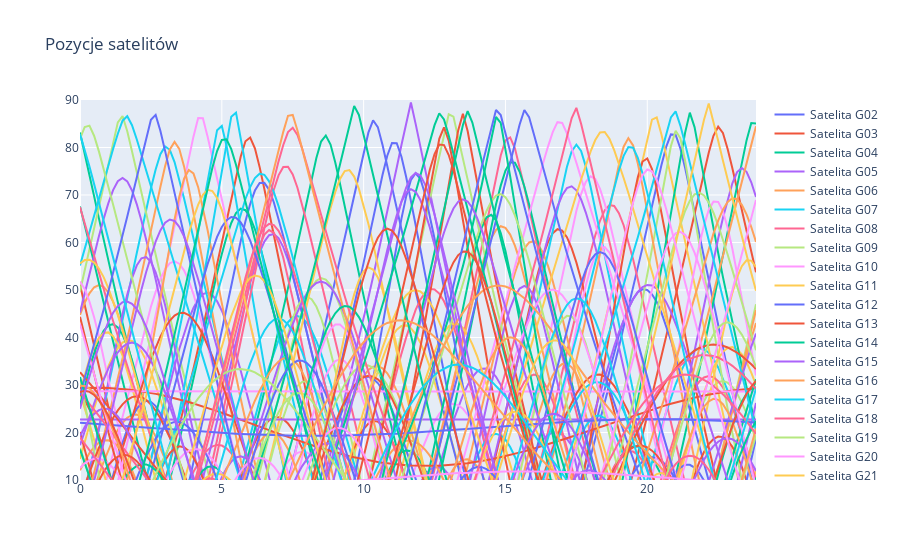

The code cell stored with this chart in its notebook:
### Code cell
#wykres elewacji satelitów

fig = go.Figure()
for sat in df['satelita'].unique():
    sat_data = df[df['satelita'] == sat]
    fig.add_trace(go.Scatter(
        x=sat_data['czas'],
        y=sat_data['elewacja'],
        mode='lines',
        name=f'Satelita {sat}'
    ))

fig.update_layout(
    scene=dict(
        xaxis=dict(title='czas', range=[0, 24]),
        yaxis=dict(title='elewacja'),
    ),
    title='Pozycje satelitów',
    showlegend=True,
    yaxis_range=[maska, 90]
)

fig.show()

### Figure 1 — Plotly figure (JSON) as saved in the notebook; plotly's stock layout.template omitted (floating-point values rounded to 4 significant figures; data arrays with more than 128 entries replaced by an {"elided": "..."} marker saying what was removed)
{"data": [{"mode": "lines", "name": "Satelita G02", "type": "scatter", "x": {"elided": "144 float values"}, "y": {"elided": "144 float values"}}, {"mode": "lines", "name": "Satelita G03", "type": "scatter", "x": {"elided": "144 float values"}, "y": {"elided": "144 float values"}}, {"mode": "lines", "name": "Satelita G04", "type": "scatter", "x": {"elided": "144 float values"}, "y": {"elided": "144 float values"}}, {"mode": "lines", "name": "Satelita G05", "type": "scatter", "x": {"elided": "144 float values"}, "y": {"elided": "144 float values"}}, {"mode": "lines", "name": "Satelita G06", "type": "scatter", "x": {"elided": "144 float values"}, "y": {"elided": "144 float values"}}, {"mode": "lines", "name": "Satelita G07", "type": "scatter", "x": {"elided": "144 float values"}, "y": {"elided": "144 float values"}}, {"mode": "lines", "name": "Satelita G08", "type": "scatter", "x": {"elided": "144 float values"}, "y": {"elided": "144 float values"}}, {"mode": "lines", "name": "Satelita G09", "type": "scatter", "x": {"elided": "144 float values"}, "y": {"elided": "144 float values"}}, {"mode": "lines", "name": "Satelita G10", "type": "scatter", "x": {"elided": "144 float values"}, "y": {"elided": "144 float values"}}, {"mode": "lines", "name": "Satelita G11", "type": "scatter", "x": {"elided": "144 float values"}, "y": {"elided": "144 float values"}}, {"mode": "lines", "name": "Satelita G12", "type": "scatter", "x": {"elided": "144 float values"}, "y": {"elided": "144 float values"}}, {"mode": "lines", "name": "Satelita G13", "type": "scatter", "x": {"elided": "144 float values"}, "y": {"elided": "144 float values"}}, {"mode": "lines", "name": "Satelita G14", "type": "scatter", "x": {"elided": "144 float values"}, "y": {"elided": "144 float values"}}, {"mode": "lines", "name": "Satelita G15", "type": "scatter", "x": {"elided": "144 float values"}, "y": {"elided": "144 float values"}}, {"mode": "lines", "name": "Satelita G16", "type": "scatter", "x": {"elided": "144 float values"}, "y": {"elided": "144 float values"}}, {"mode": "lines", "name": "Satelita G17", "type": "scatter", "x": {"elided": "144 float values"}, "y": {"elided": "144 float values"}}, {"mode": "lines", "name": "Satelita G18", "type": "scatter", "x": {"elided": "144 float values"}, "y": {"elided": "144 float values"}}, {"mode": "lines", "name": "Satelita G19", "type": "scatter", "x": {"elided": "144 float values"}, "y": {"elided": "144 float values"}}, {"mode": "lines", "name": "Satelita G20", "type": "scatter", "x": {"elided": "144 float values"}, "y": {"elided": "144 float values"}}, {"mode": "lines", "name": "Satelita G21", "type": "scatter", "x": {"elided": "144 float values"}, "y": {"elided": "144 float values"}}, {"mode": "lines", "name": "Satelita G22", "type": "scatter", "x": {"elided": "144 float values"}, "y": {"elided": "144 float values"}}, {"mode": "lines", "name": "Satelita G23", "type": "scatter", "x": {"elided": "144 float values"}, "y": {"elided": "144 float values"}}, {"mode": "lines", "name": "Satelita G24", "type": "scatter", "x": {"elided": "144 float values"}, "y": {"elided": "144 float values"}}, {"mode": "lines", "name": "Satelita G25", "type": "scatter", "x": {"elided": "144 float values"}, "y": {"elided": "144 float values"}}, {"mode": "lines", "name": "Satelita G26", "type": "scatter", "x": {"elided": "144 float values"}, "y": {"elided": "144 float values"}}, {"mode": "lines", "name": "Satelita G27", "type": "scatter", "x": {"elided": "144 float values"}, "y": {"elided": "144 float values"}}, {"mode": "lines", "name": "Satelita G28", "type": "scatter", "x": {"elided": "144 float values"}, "y": {"elided": "144 float values"}}, {"mode": "lines", "name": "Satelita G29", "type": "scatter", "x": {"elided": "144 float values"}, "y": {"elided": "144 float values"}}, {"mode": "lines", "name": "Satelita G30", "type": "scatter", "x": {"elided": "144 float values"}, "y": {"elided": "144 float values"}}, {"mode": "lines", "name": "Satelita G31", "type": "scatter", "x": {"elided": "144 float values"}, "y": {"elided": "144 float values"}}, {"mode": "lines", "name": "Satelita G32", "type": "scatter", "x": {"elided": "144 float values"}, "y": {"elided": "144 float values"}}, {"mode": "lines", "name": "Satelita R01", "type": "scatter", "x": {"elided": "144 float values"}, "y": {"elided": "144 float values"}}, {"mode": "lines", "name": "Satelita R02", "type": "scatter", "x": {"elided": "144 float values"}, "y": {"elided": "144 float values"}}, {"mode": "lines", "name": "Satelita R03", "type": "scatter", "x": {"elided": "144 float values"}, "y": {"elided": "144 float values"}}, {"mode": "lines", "name": "Satelita R04", "type": "scatter", "x": {"elided": "144 float values"}, "y": {"elided": "144 float values"}}, {"mode": "lines", "name": "Satelita R05", "type": "scatter", "x": {"elided": "144 float values"}, "y": {"elided": "144 float values"}}, {"mode": "lines", "name": "Satelita R06", "type": "scatter", "x": {"elided": "144 float values"}, "y": {"elided": "144 float values"}}, {"mode": "lines", "name": "Satelita R07", "type": "scatter", "x": {"elided": "144 float values"}, "y": {"elided": "144 float values"}}, {"mode": "lines", "name": "Satelita R08", "type": "scatter", "x": {"elided": "144 float values"}, "y": {"elided": "144 float values"}}, {"mode": "lines", "name": "Satelita R09", "type": "scatter", "x": {"elided": "144 float values"}, "y": {"elided": "144 float values"}}, {"mode": "lines", "name": "Satelita R10", "type": "scatter", "x": {"elided": "144 float values"}, "y": {"elided": "144 float values"}}, {"mode": "lines", "name": "Satelita R11", "type": "scatter", "x": {"elided": "144 float values"}, "y": {"elided": "144 float values"}}, {"mode": "lines", "name": "Satelita R12", "type": "scatter", "x": {"elided": "144 float values"}, "y": {"elided": "144 float values"}}, {"mode": "lines", "name": "Satelita R13", "type": "scatter", "x": {"elided": "144 float values"}, "y": {"elided": "144 float values"}}, {"mode": "lines", "name": "Satelita R14", "type": "scatter", "x": {"elided": "144 float values"}, "y": {"elided": "144 float values"}}, {"mode": "lines", "name": "Satelita R15", "type": "scatter", "x": {"elided": "144 float values"}, "y": {"elided": "144 float values"}}, {"mode": "lines", "name": "Satelita R16", "type": "scatter", "x": {"elided": "144 float values"}, "y": {"elided": "144 float values"}}, {"mode": "lines", "name": "Satelita R17", "type": "scatter", "x": {"elided": "144 float values"}, "y": {"elided": "144 float values"}}, {"mode": "lines", "name": "Satelita R18", "type": "scatter", "x": {"elided": "144 float values"}, "y": {"elided": "144 float values"}}, {"mode": "lines", "name": "Satelita R19", "type": "scatter", "x": {"elided": "144 float values"}, "y": {"elided": "144 float values"}}, {"mode": "lines", "name": "Satelita R20", "type": "scatter", "x": {"elided": "144 float values"}, "y": {"elided": "144 float values"}}, {"mode": "lines", "name": "Satelita R21", "type": "scatter", "x": {"elided": "144 float values"}, "y": {"elided": "144 float values"}}, {"mode": "lines", "name": "Satelita R22", "type": "scatter", "x": {"elided": "144 float values"}, "y": {"elided": "144 float values"}}, {"mode": "lines", "name": "Satelita R23", "type": "scatter", "x": {"elided": "144 float values"}, "y": {"elided": "144 float values"}}, {"mode": "lines", "name": "Satelita R24", "type": "scatter", "x": {"elided": "144 float values"}, "y": {"elided": "144 float values"}}, {"mode": "lines", "name": "Satelita Q02", "type": "scatter", "x": {"elided": "144 float values"}, "y": {"elided": "144 float values"}}, {"mode": "lines", "name": "Satelita Q03", "type": "scatter", "x": {"elided": "144 float values"}, "y": {"elided": "144 float values"}}, {"mode": "lines", "name": "Satelita Q04", "type": "scatter", "x": {"elided": "144 float values"}, "y": {"elided": "144 float values"}}, {"mode": "lines", "name": "Satelita Q07", "type": "scatter", "x": {"elided": "144 float values"}, "y": {"elided": "144 float values"}}, {"mode": "lines", "name": "Satelita S120", "type": "scatter", "x": {"elided": "144 float values"}, "y": {"elided": "144 float values"}}, {"mode": "lines", "name": "Satelita S124", "type": "scatter", "x": {"elided": "144 float values"}, "y": {"elided": "144 float values"}}, {"mode": "lines", "name": "Satelita S125", "type": "scatter", "x": {"elided": "144 float values"}, "y": {"elided": "144 float values"}}, {"mode": "lines", "name": "Satelita S126", "type": "scatter", "x": {"elided": "144 float values"}, "y": {"elided": "144 float values"}}, {"mode": "lines", "name": "Satelita S127", "type": "scatter", "x": {"elided": "144 float values"}, "y": {"elided": "144 float values"}}, {"mode": "lines", "name": "Satelita S128", "type": "scatter", "x": {"elided": "144 float values"}, "y": {"elided": "144 float values"}}, {"mode": "lines", "name": "Satelita S129", "type": "scatter", "x": {"elided": "144 float values"}, "y": {"elided": "144 float values"}}, {"mode": "lines", "name": "Satelita S133", "type": "scatter", "x": {"elided": "144 float values"}, "y": {"elided": "144 float values"}}, {"mode": "lines", "name": "Satelita S135", "type": "scatter", "x": {"elided": "144 float values"}, "y": {"elided": "144 float values"}}, {"mode": "lines", "name": "Satelita S136", "type": "scatter", "x": {"elided": "144 float values"}, "y": {"elided": "144 float values"}}, {"mode": "lines", "name": "Satelita S137", "type": "scatter", "x": {"elided": "144 float values"}, "y": {"elided": "144 float values"}}, {"mode": "lines", "name": "Satelita S138", "type": "scatter", "x": {"elided": "144 float values"}, "y": {"elided": "144 float values"}}, {"mode": "lines", "name": "Satelita E02", "type": "scatter", "x": {"elided": "144 float values"}, "y": {"elided": "144 float values"}}, {"mode": "lines", "name": "Satelita E03", "type": "scatter", "x": {"elided": "144 float values"}, "y": {"elided": "144 float values"}}, {"mode": "lines", "name": "Satelita E04", "type": "scatter", "x": {"elided": "144 float values"}, "y": {"elided": "144 float values"}}, {"mode": "lines", "name": "Satelita E05", "type": "scatter", "x": {"elided": "144 float values"}, "y": {"elided": "144 float values"}}, {"mode": "lines", "name": "Satelita E07", "type": "scatter", "x": {"elided": "144 float values"}, "y": {"elided": "144 float values"}}, {"mode": "lines", "name": "Satelita E08", "type": "scatter", "x": {"elided": "144 float values"}, "y": {"elided": "144 float values"}}, {"mode": "lines", "name": "Satelita E09", "type": "scatter", "x": {"elided": "144 float values"}, "y": {"elided": "144 float values"}}, {"mode": "lines", "name": "Satelita E10", "type": "scatter", "x": {"elided": "144 float values"}, "y": {"elided": "144 float values"}}, {"mode": "lines", "name": "Satelita E11", "type": "scatter", "x": {"elided": "144 float values"}, "y": {"elided": "144 float values"}}, {"mode": "lines", "name": "Satelita E12", "type": "scatter", "x": {"elided": "144 float values"}, "y": {"elided": "144 float values"}}, {"mode": "lines", "name": "Satelita E13", "type": "scatter", "x": {"elided": "144 float values"}, "y": {"elided": "144 float values"}}, {"mode": "lines", "name": "Satelita E14", "type": "scatter", "x": {"elided": "144 float values"}, "y": {"elided": "144 float values"}}, {"mode": "lines", "name": "Satelita E15", "type": "scatter", "x": {"elided": "144 float values"}, "y": {"elided": "144 float values"}}, {"mode": "lines", "name": "Satelita E18", "type": "scatter", "x": {"elided": "144 float values"}, "y": {"elided": "144 float values"}}, {"mode": "lines", "name": "Satelita E19", "type": "scatter", "x": {"elided": "144 float values"}, "y": {"elided": "144 float values"}}, {"mode": "lines", "name": "Satelita E21", "type": "scatter", "x": {"elided": "144 float values"}, "y": {"elided": "144 float values"}}, {"mode": "lines", "name": "Satelita E24", "type": "scatter", "x": {"elided": "144 float values"}, "y": {"elided": "144 float values"}}, {"mode": "lines", "name": "Satelita E25", "type": "scatter", "x": {"elided": "144 float values"}, "y": {"elided": "144 float values"}}, {"mode": "lines", "name": "Satelita E26", "type": "scatter", "x": {"elided": "144 float values"}, "y": {"elided": "144 float values"}}, {"mode": "lines", "name": "Satelita E27", "type": "scatter", "x": {"elided": "144 float values"}, "y": {"elided": "144 float values"}}, {"mode": "lines", "name": "Satelita E30", "type": "scatter", "x": {"elided": "144 float values"}, "y": {"elided": "144 float values"}}, {"mode": "lines", "name": "Satelita E31", "type": "scatter", "x": {"elided": "144 float values"}, "y": {"elided": "144 float values"}}, {"mode": "lines", "name": "Satelita E33", "type": "scatter", "x": {"elided": "144 float values"}, "y": {"elided": "144 float values"}}, {"mode": "lines", "name": "Satelita E34", "type": "scatter", "x": {"elided": "144 float values"}, "y": {"elided": "144 float values"}}, {"mode": "lines", "name": "Satelita E36", "type": "scatter", "x": {"elided": "144 float values"}, "y": {"elided": "144 float values"}}, {"mode": "lines", "name": "Satelita C01", "type": "scatter", "x": {"elided": "144 float values"}, "y": {"elided": "144 float values"}}, {"mode": "lines", "name": "Satelita C02", "type": "scatter", "x": {"elided": "144 float values"}, "y": {"elided": "144 float values"}}, {"mode": "lines", "name": "Satelita C03", "type": "scatter", "x": {"elided": "144 float values"}, "y": {"elided": "144 float values"}}, {"mode": "lines", "name": "Satelita C04", "type": "scatter", "x": {"elided": "144 float values"}, "y": {"elided": "144 float values"}}, {"mode": "lines", "name": "Satelita C05", "type": "scatter", "x": {"elided": "144 float values"}, "y": {"elided": "144 float values"}}, {"mode": "lines", "name": "Satelita C06", "type": "scatter", "x": {"elided": "144 float values"}, "y": {"elided": "144 float values"}}, {"mode": "lines", "name": "Satelita C11", "type": "scatter", "x": {"elided": "144 float values"}, "y": {"elided": "144 float values"}}, {"mode": "lines", "name": "Satelita C12", "type": "scatter", "x": {"elided": "144 float values"}, "y": {"elided": "144 float values"}}, {"mode": "lines", "name": "Satelita C13", "type": "scatter", "x": {"elided": "144 float values"}, "y": {"elided": "144 float values"}}, {"mode": "lines", "name": "Satelita C14", "type": "scatter", "x": {"elided": "144 float values"}, "y": {"elided": "144 float values"}}, {"mode": "lines", "name": "Satelita C16", "type": "scatter", "x": {"elided": "144 float values"}, "y": {"elided": "144 float values"}}, {"mode": "lines", "name": "Satelita C19", "type": "scatter", "x": {"elided": "144 float values"}, "y": {"elided": "144 float values"}}, {"mode": "lines", "name": "Satelita C20", "type": "scatter", "x": {"elided": "144 float values"}, "y": {"elided": "144 float values"}}, {"mode": "lines", "name": "Satelita C21", "type": "scatter", "x": {"elided": "144 float values"}, "y": {"elided": "144 float values"}}, {"mode": "lines", "name": "Satelita C22", "type": "scatter", "x": {"elided": "144 float values"}, "y": {"elided": "144 float values"}}, {"mode": "lines", "name": "Satelita C23", "type": "scatter", "x": {"elided": "144 float values"}, "y": {"elided": "144 float values"}}, {"mode": "lines", "name": "Satelita C24", "type": "scatter", "x": {"elided": "144 float values"}, "y": {"elided": "144 float values"}}, {"mode": "lines", "name": "Satelita C25", "type": "scatter", "x": {"elided": "144 float values"}, "y": {"elided": "144 float values"}}, {"mode": "lines", "name": "Satelita C26", "type": "scatter", "x": {"elided": "144 float values"}, "y": {"elided": "144 float values"}}, {"mode": "lines", "name": "Satelita C27", "type": "scatter", "x": {"elided": "144 float values"}, "y": {"elided": "144 float values"}}, {"mode": "lines", "name": "Satelita C28", "type": "scatter", "x": {"elided": "144 float values"}, "y": {"elided": "144 float values"}}, {"mode": "lines", "name": "Satelita C29", "type": "scatter", "x": {"elided": "144 float values"}, "y": {"elided": "144 float values"}}, {"mode": "lines", "name": "Satelita C30", "type": "scatter", "x": {"elided": "144 float values"}, "y": {"elided": "144 float values"}}, {"mode": "lines", "name": "Satelita C32", "type": "scatter", "x": {"elided": "144 float values"}, "y": {"elided": "144 float values"}}, {"mode": "lines", "name": "Satelita C33", "type": "scatter", "x": {"elided": "144 float values"}, "y": {"elided": "144 float values"}}, {"mode": "lines", "name": "Satelita C34", "type": "scatter", "x": {"elided": "144 float values"}, "y": {"elided": "144 float values"}}, {"mode": "lines", "name": "Satelita C35", "type": "scatter", "x": {"elided": "144 float values"}, "y": {"elided": "144 float values"}}, {"mode": "lines", "name": "Satelita C36", "type": "scatter", "x": {"elided": "144 float values"}, "y": {"elided": "144 float values"}}, {"mode": "lines", "name": "Satelita C37", "type": "scatter", "x": {"elided": "144 float values"}, "y": {"elided": "144 float values"}}, {"mode": "lines", "name": "Satelita C56", "type": "scatter", "x": {"elided": "144 float values"}, "y": {"elided": "144 float values"}}, {"mode": "lines", "name": "Satelita C57", "type": "scatter", "x": {"elided": "144 float values"}, "y": {"elided": "144 float values"}}, {"mode": "lines", "name": "Satelita C58", "type": "scatter", "x": {"elided": "144 float values"}, "y": {"elided": "144 float values"}}, {"mode": "lines", "name": "Satelita C59", "type": "scatter", "x": {"elided": "144 float values"}, "y": {"elided": "144 float values"}}, {"mode": "lines", "name": "Satelita C60", "type": "scatter", "x": {"elided": "144 float values"}, "y": {"elided": "144 float values"}}, {"mode": "lines", "name": "Satelita C61", "type": "scatter", "x": {"elided": "144 float values"}, "y": {"elided": "144 float values"}}, {"mode": "lines", "name": "Satelita C62", "type": "scatter", "x": {"elided": "144 float values"}, "y": {"elided": "144 float values"}}, {"mode": "lines", "name": "Satelita C63", "type": "scatter", "x": {"elided": "144 float values"}, "y": {"elided": "144 float values"}}, {"mode": "lines", "name": "Satelita C64", "type": "scatter", "x": {"elided": "144 float values"}, "y": {"elided": "144 float values"}}, {"mode": "lines", "name": "Satelita C74", "type": "scatter", "x": {"elided": "144 float values"}, "y": {"elided": "144 float values"}}, {"mode": "lines", "name": "Satelita C75", "type": "scatter", "x": {"elided": "144 float values"}, "y": {"elided": "144 float values"}}, {"mode": "lines", "name": "Satelita C76", "type": "scatter", "x": {"elided": "144 float values"}, "y": {"elided": "144 float values"}}, {"mode": "lines", "name": "Satelita C77", "type": "scatter", "x": {"elided": "144 float values"}, "y": {"elided": "144 float values"}}, {"mode": "lines", "name": "Satelita C78", "type": "scatter", "x": {"elided": "144 float values"}, "y": {"elided": "144 float values"}}, {"mode": "lines", "name": "Satelita C79", "type": "scatter", "x": {"elided": "144 float values"}, "y": {"elided": "144 float values"}}, {"mode": "lines", "name": "Satelita C80", "type": "scatter", "x": {"elided": "144 float values"}, "y": {"elided": "144 float values"}}], "layout": {"scene": {"xaxis": {"range": [0, 24], "title": {"text": "czas"}}, "yaxis": {"title": {"text": "elewacja"}}}, "showlegend": true, "title": {"text": "Pozycje satelitów"}, "yaxis": {"range": [10, 90]}}}
